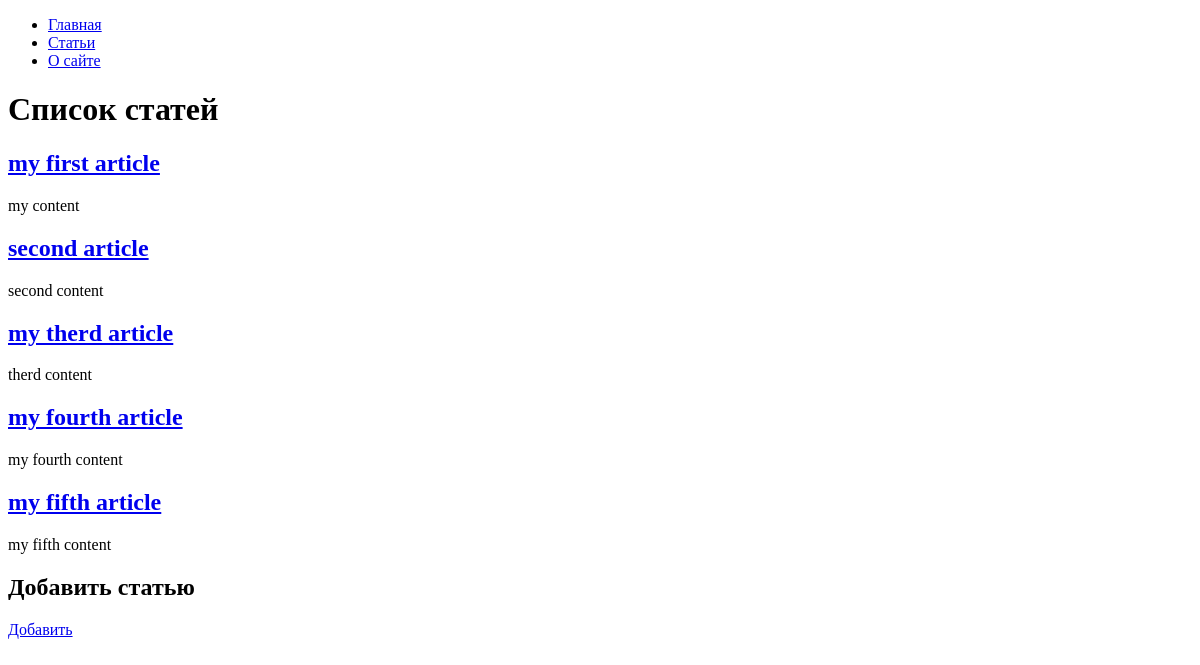
The app's page /articles/, older data.
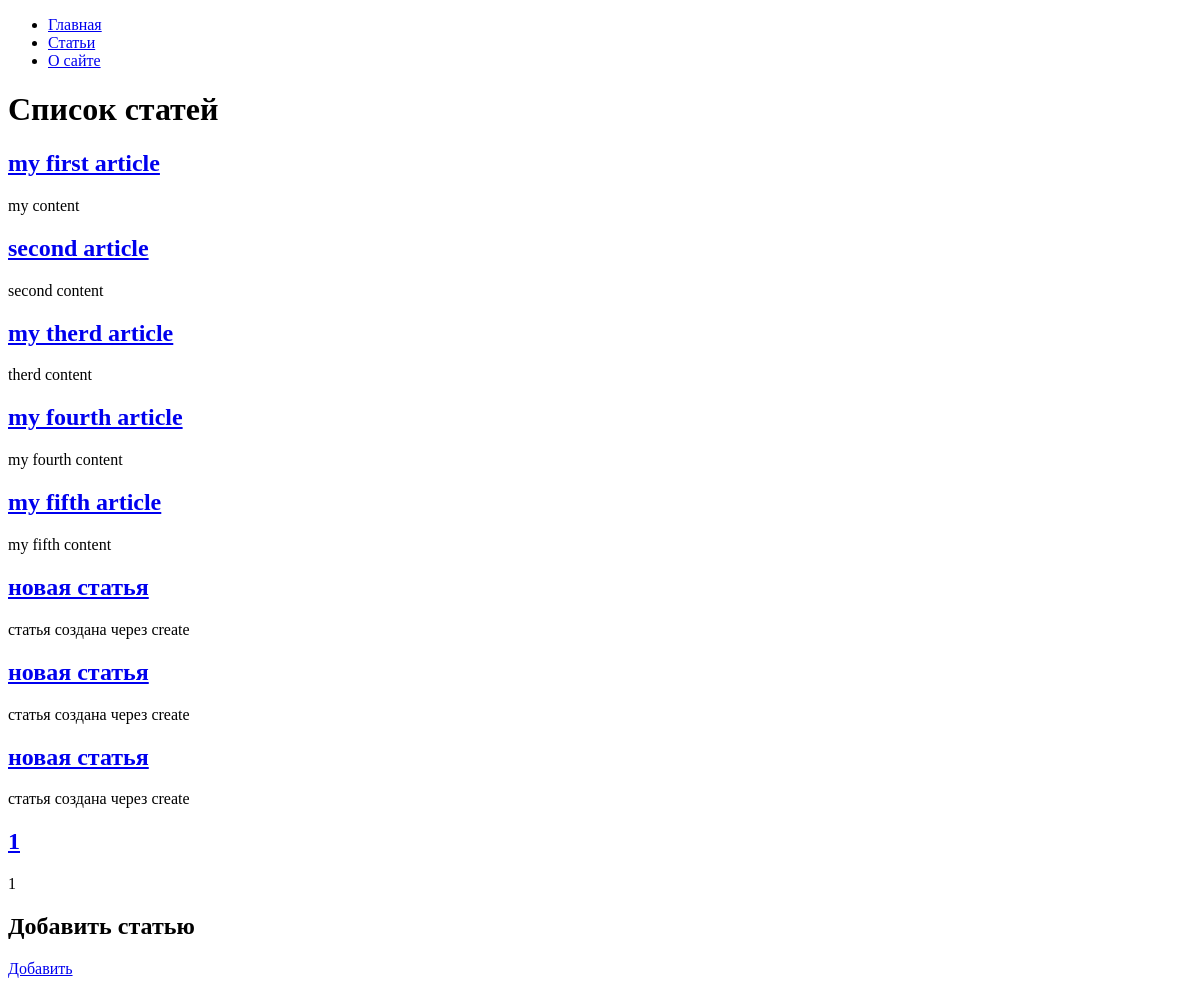
The same page, newer data.
### hexlet_django_blog/article/models.py (models this page shows, shortened)
class Article(models.Model):
    name = models.CharField(max_length=200)  # название статьи
    body = models.TextField()  # тело статьи
    created_at = models.DateTimeField(auto_now_add=True)
    updated_at = models.DateTimeField(auto_now=True)

### hexlet_django_blog/article/views.py (the view)
# urls.py: path("", IndexView.as_view(), name='articles_index'),
class IndexView(View):
    def get(self, request, *args, **kwargs):
        articles = Article.objects.all()[:15]
        return render(
            request,
            "articles/index.html",
            context={
                "articles": articles,
            },
        )

### hexlet_django_blog/article/templates/articles/index.html
{% extends "base.html" %}
{% block content %}
    <h1>Список статей</h1>
    {% for article in articles %}
        <h2>
            <a href="{% url 'article_show' id=article.id %}">
                {{ article.name }}
            </a>
        </h2>
        <div>{{ article.body|slice:":200" }}</div>
    {% endfor %}
    <h2>Добавить статью</h2>
        <a href="{% url 'articles_create' %}">Добавить</a>
{% endblock %}

Row changes from the older to the newer data that the page shows:
added Article: name "новая статья", body "статья создана через create"
added Article: name "новая статья", body "статья создана через create"
added Article: name "новая статья", body "статья создана через create"
added Article: name "1", body "1"
